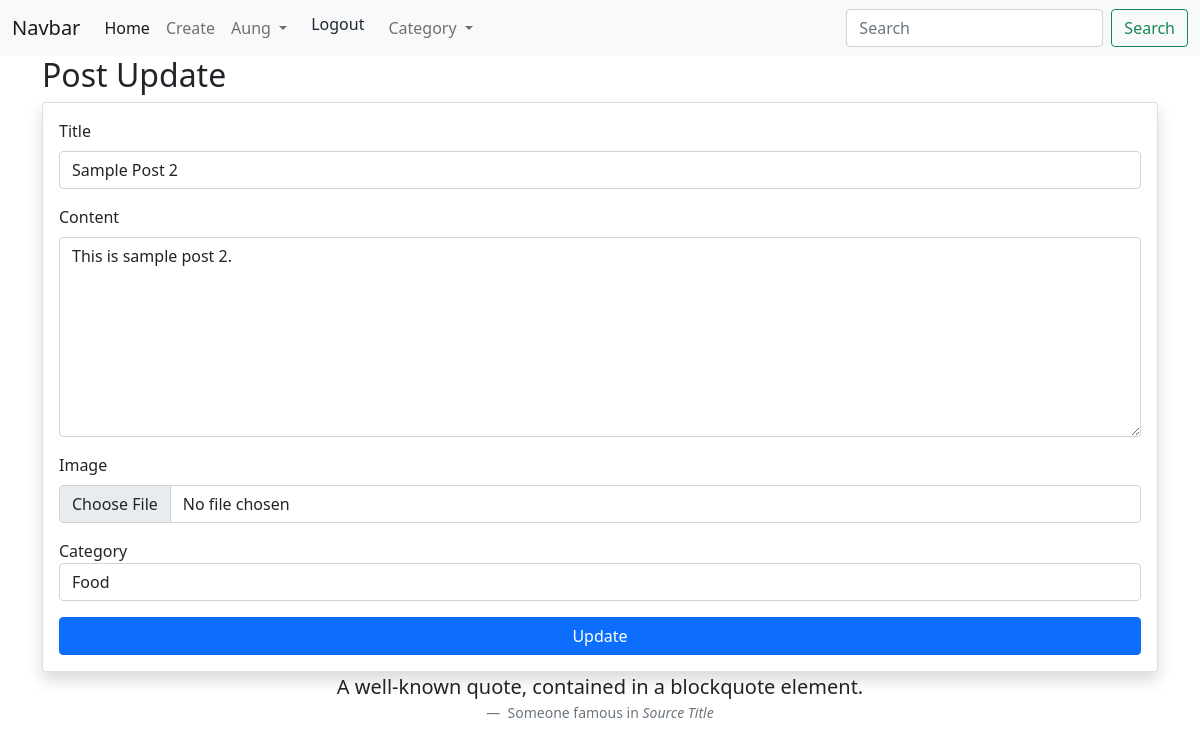
The page /blog/update/5/ (signed in) on the database its author committed.
### my_blog/models.py (models this page shows, shortened)
class PostModel(models.Model):
    id = models.AutoField(primary_key=True)
    title = models.CharField(max_length=100)
    content = models.TextField(default=None)
    image = models.ImageField(default=None)
    author = models.ForeignKey(User,on_delete=models.CASCADE)
    category = models.ForeignKey(CategoryModel, on_delete=models.CASCADE)
    created_date = models.DateTimeField(default=datetime.now)

class CategoryModel(models.Model):
    id = models.AutoField(primary_key=True)
    name = models.CharField(max_length=100)
    description = models.TextField(default=None)
    create_date = models.DateTimeField(default=datetime.now)

### my_blog/views.py (the view, shortened to what this page needs)
# urls.py: path('update/<int:p_id>/', postupdate, name="postupdate"),
@permission_required('my_blog.change_postmodel', login_url='/login')
def postupdate(request, p_id):
    if request.method == "GET":
        post = PostModel.objects.get(id=p_id)
        category = CategoryModel.objects.all()
        return render(request, 'postupdate.html', {'post':post, 'category':category})

### util/context_processors.py (called while the page is built)
def allCategory(request):
    category = CategoryModel.objects.all()
    return {'categories':category}

### my_blog/templates/postupdate.html (shortened to what this page needs)
{% extends 'base.html' %}
{% block body %}
<div class="container">
    <h2>Post Update</h2>
    <form method="POST" class="card p-3 shadow" enctype="multipart/form-data">
        <div class="mb-3">
          <label class="form-label">Title</label>
          <input  type="text" value="{{post.title}}" class="form-control" name="title" required>
        </div>
        <div class="mb-3">
          <label class="form-label">Content</label>
          <textarea name="content" style="height:200px;" class="form-control" required>{{post.content}}</textarea>
        </div>
        <div class="mb-3">
          <label class="form-label">Image</label>
          <input type="file" class="form-control" name="image">
        </div>
        <div class="mb-3">
          <lable class="form-label">Category</lable>
          <select name="category" class="form-control" required>
            {% for c in category %}
                <option {% if c.id == post.category_id %} selected {% endif %} value="{{c.id}}">{{c.name}}</option>
            {% endfor %}
          </select>
          </div>
        <button type="submit" name="submit" class="btn btn-primary">Update</button>
      </form>
</div>
{% endblock %}

### templates/header.html (shortened to what this page needs)
<nav class="navbar navbar-expand-lg navbar-light bg-light">
    <div class="container-fluid">
      <a class="navbar-brand" href="#">Navbar</a>
      <div class="collapse navbar-collapse" id="navbarSupportedContent">
        <ul class="navbar-nav me-auto mb-2 mb-lg-0">
          <li class="nav-item">
            <a class="nav-link active" href="/blog/list/">Home</a>
          </li>
          <li class="nav-item">
            <a class="nav-link" href="/blog/create/">Create</a>
          </li>
          {% if user.is_authenticated %}
          <li class="nav-item dropdown">
            <a class="nav-link dropdown-toggle" href="#" id="navbarDropdown" role="button" data-bs-toggle="dropdown" aria-expanded="false">
            {{user.username}}
            </a>
          </li>
          <li><a class="dropdown-item" href="/logout">Logout</a></li>
          {% endif %}
          <li class="nav-item dropdown">
            <a class="nav-link dropdown-toggle" href="#" id="navbarDropdown" role="button" data-bs-toggle="dropdown" aria-expanded="false">
            Category
            </a>
          </li>
        </ul>
        <form method="GET" action="{% url 'postlist' %}" class="d-flex">
          <input name="search" required class="form-control me-2" type="search" placeholder="Search" aria-label="Search">
          <button class="btn btn-outline-success" type="submit">Search</button>
        </form>
      </div>
    </div>
  </nav>

### rows shown on the page
PostModel: title "Sample Post 2", content "This is sample post 2.", category "Food"

### other values the page prints
{{ user.username }} "Aung"
